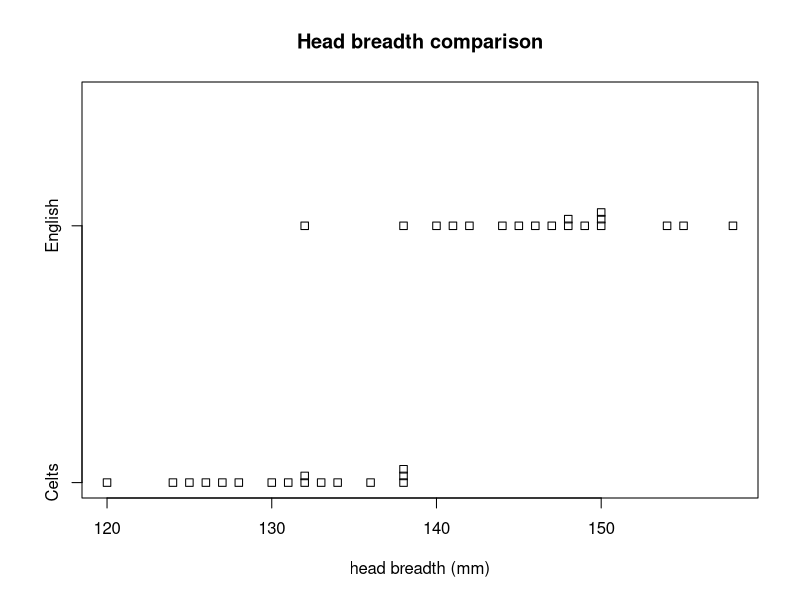
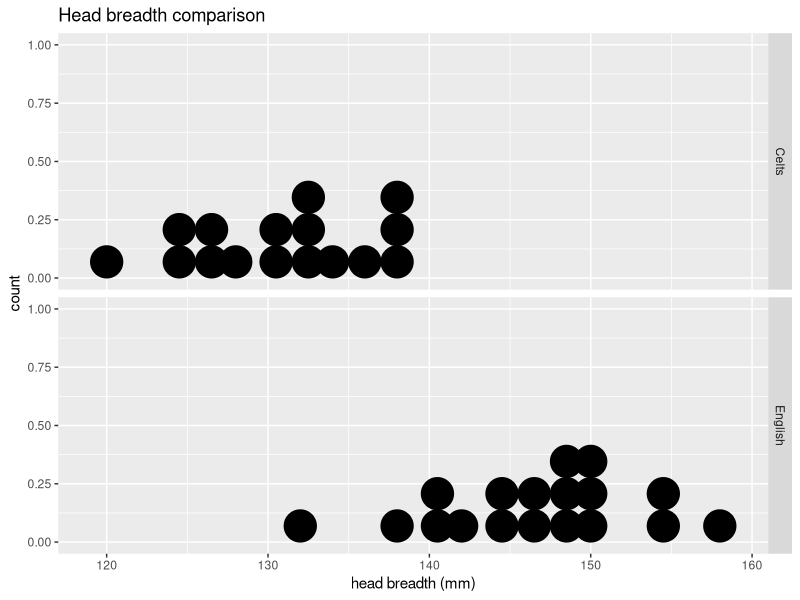
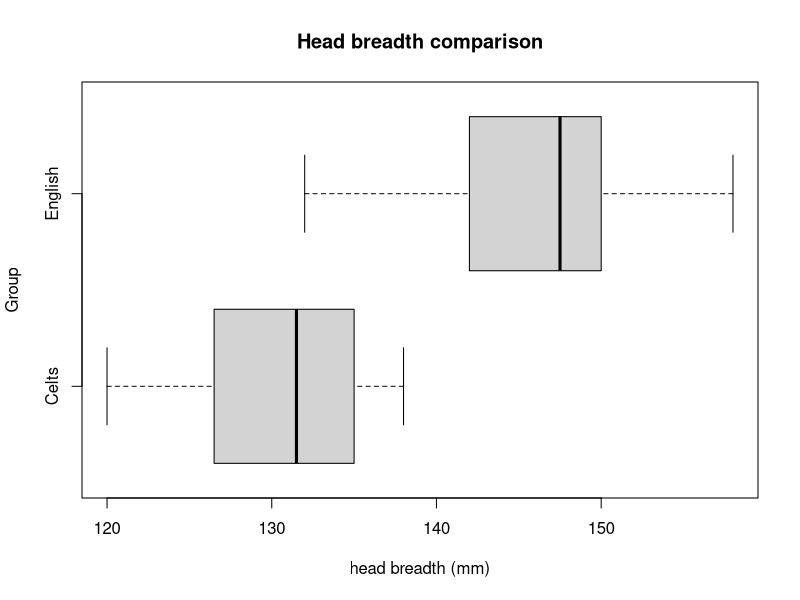
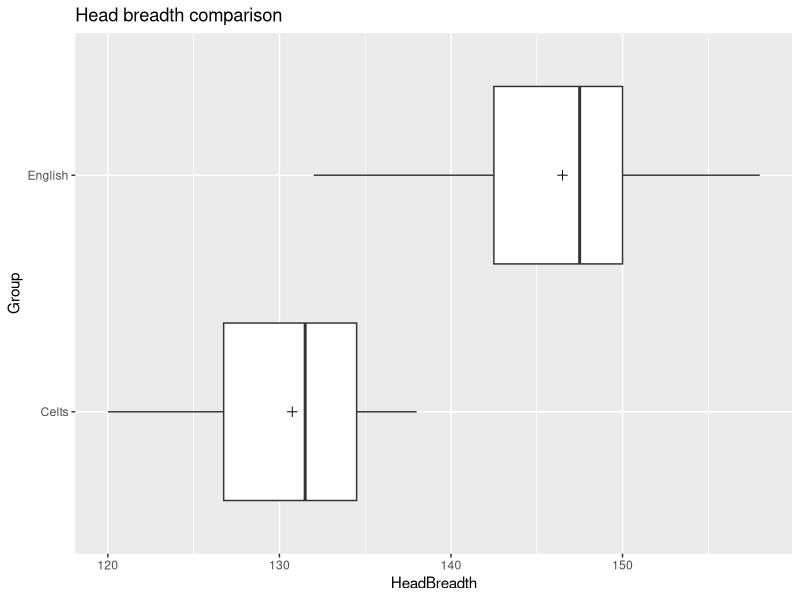
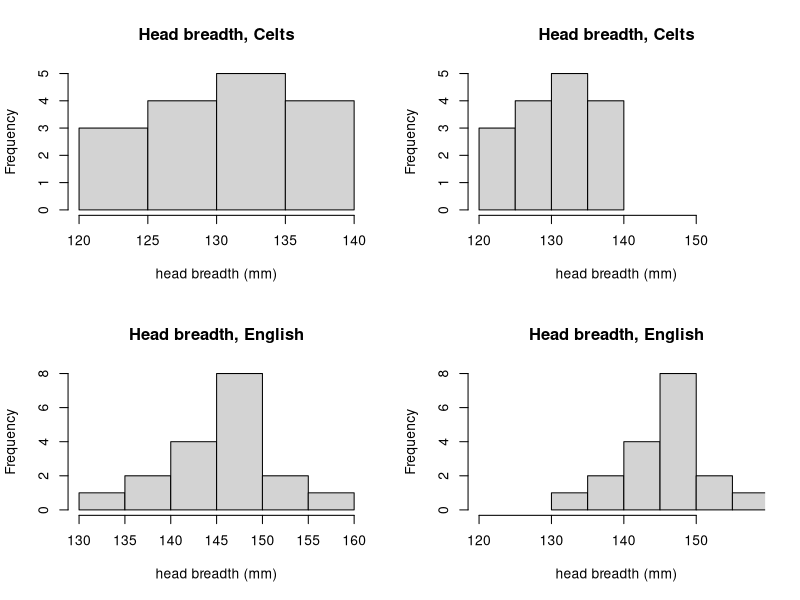
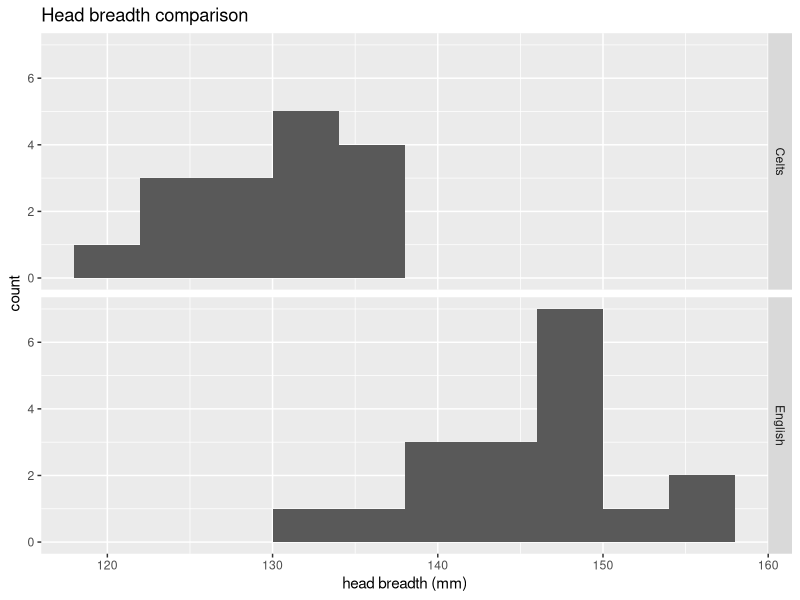
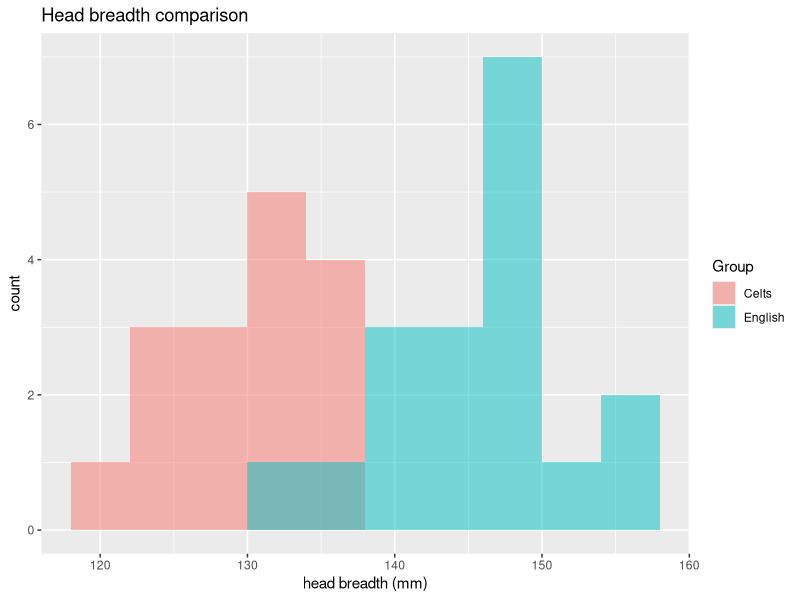
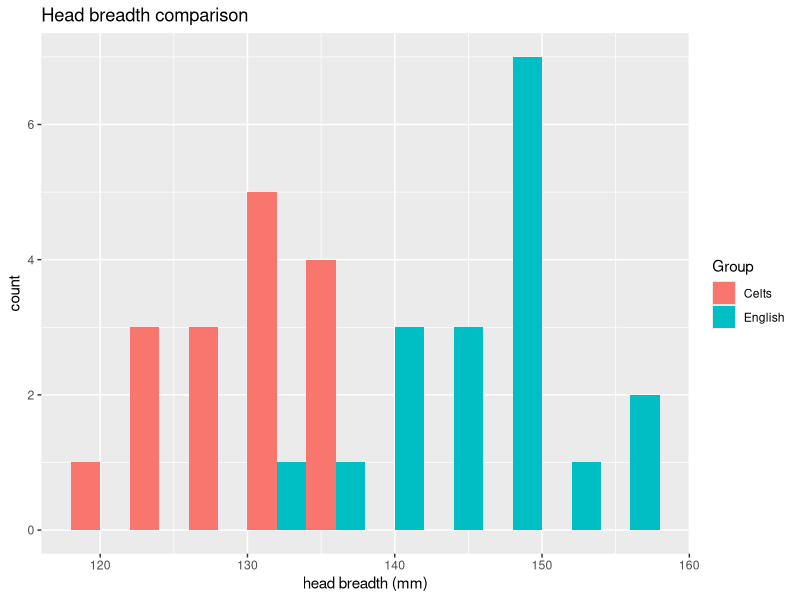

The R script that drew these images, in order: (Note: this script raises an error after producing the figures.)
english <- c(141, 148, 132, 138, 154, 142, 150, 146, 155, 158,
             150, 140, 147, 148, 144, 150, 149, 145)
celts <- c(133, 138, 130, 138, 134, 127, 128, 138, 136, 131,
           126, 120, 124, 132, 132, 125)
english
celts

HeadBreadth <- c(english, celts)
Group <- c(rep("English", length(english)), rep("Celts", length(celts)))
hb <- data.frame(HeadBreadth, Group)
hb

stripchart(HeadBreadth ~ Group, method = "stack", data = hb,
           main = "Head breadth comparison", xlab = "head breadth (mm)")

library(ggplot2)
p<- ggplot(hb,aes(x = HeadBreadth))
p<- p + geom_dotplot(binwidth = 2)
p<- p + facet_grid(Group ~ .)
p<- p + labs(title = "Head breadth comparison") + xlab("head breadth (mm)")
print(p)

boxplot(HeadBreadth ~ Group, method = "stack", data = hb,
        horizontal = TRUE,
        main = "Head breadth comparison", xlab = "head breadth (mm)")
p<- ggplot(hb, aes(x = Group, y = HeadBreadth))
p<- p+geom_boxplot( )
p<- p+stat_summary(fun.y = mean, geom = "point", shape = 3, size = 2 )
p<- p+coord_flip( )
p<- p+labs(title = "Head breadth comparison")
print(p)

par(mfcol=c(2,2))
hist(hb$HeadBreadth[(hb$Group == "Celts")],
     main = "Head breadth, Celts", xlab = "head breadth (mm)")
hist(hb$HeadBreadth[(hb$Group == "English")],
     main = "Head breadth, English", xlab = "head breadth (mm)")
hist(hb$HeadBreadth[(hb$Group == "Celts")], xlim = range(hb$HeadBreadth),
     main = "Head breadth, Celts", xlab = "head breadth (mm)")
hist(hb$HeadBreadth[(hb$Group == "English")],xlim = range(hb$HeadBreadth),
     main = "Head breadth, English", xlab = "head breadth (mm)")

p<- ggplot(hb, aes(x = HeadBreadth))
p<- p+geom_histogram(binwidth = 4 )
p<- p+facet_grid(Group ~ .)
p<- p+labs(title = "Head breadth comparison") + xlab("head breadth (mm)")
print(p)
p<- ggplot(hb, aes(x = HeadBreadth, fill=Group))
p<- p+geom_histogram(binwidth = 4, alpha = 0.5, position="identity")
p<- p+labs(title = "Head breadth comparison") + xlab("head breadth (mm)")
print(p)
p<- ggplot(hb, aes(x = HeadBreadth, fill=Group))
p<- p+geom_histogram(binwidth = 4, alpha = 1, position="dodge")
p<- p+labs(title = "Head breadth comparison") + xlab("head breadth (mm)")
print(p)

stem(english, scale = 2)
stem(celts, scale = 2)

summary(english)
summary(celts)
sd(english)
sd(celts)
IQR(english)
IQR(celts)
by(hb, Group, summary)

m1<-mean(celts)
s1<-sd(celts)
n1<-length(celts)
m2<-mean(english)
s2<-sd(english)
n2<-length(english)
c(m1,s1,n1)
c(m2,s2,n2)

sdpool<-sqrt(((n1-1)*s1^2+(n2-1)*s2^2)/(n1+n2-2))
sdpool
SEpool<-sdpool*sqrt(1/n1+1/n2)
SEpool
dfpool<-n1+n2-2
dfpool
t_pool<-(m1-m2)/SEpool
t_pool

SE_Sat<-sqrt(s1^2/n1+s2^2/n2)
SE_Sat
df_Sat <- (SE_Sat^2)^2/(s1^4/(n1^2*(n1-1))+s2^4/(n2^2*(n2-1)))
df_Sat
t_Sat<-(m1-m2)/SE_Sat
t_Sat

t.summary.eqvar<-t.test(celts, english, var.equal = TRUE)
t.summary.eqvar
t.summary.uneqvar<-t.test(HeadBreadth~Group, data = hb, var.equal = FALSE)
t.summary.uneqvar

bs.two.samp.diff.dist<-function(dat1, dat2, N = 1e4){
  n1<-length(dat1);
  n2<-length(dat2);
  sam1<-matrix(sample(dat1,size=N*n1,replace=TRUE),ncol=N);
  sam2<-matrix(sample(dat2,size=N*n2,replace=TRUE),ncol=N);
  sam1.mean<-colMeans(sam1);
  sam2.mean<-colMeans(sam2);
  diff.mean<-sam1.mean-sam2.mean;
  old.par<-par(no.readonly=TRUE)
  par(mfrow=c(3,1),mar=c(3,2,2,1),oma=c(1,1,1,1))
  hist(dat1,freq=FALSE,breaks=6
       ,main=paste("Sample 1","\n"
                   ,"n=",n1
                   ,",mean=",signif(mean(dat1),digits=5)
                   ,",sd=",signif(sd(dat1),digits=5))
       ,xlim=range(c(dat1,dat2)))
  points(density(dat1),type="l")
  rug(dat1)
  hist(dat2,freq=FALSE,breaks = 6
       ,main=paste("Sample 2","\n"
                   ,"n=",n2
                   ,",mean=",signif(mean(dat2),digits=5)
                   ,",sd=",signif(sd(dat2),digits=5))
       ,xlim=range(c(dat1,dat2)))
  points(density(dat2),type="l")
  rug(dat2)
  hist(diff.mean,freq=FALSE,breaks=25
       ,mean=paste("Bootstrap sampling distribution of the difference in means","\n"
                   ,"mean=",signif(mean(diff.mean),digits=5)
                   ,",se=",signif(sd(diff.mean),digits=5)))
  points(density(diff.mean),type="l")
  x<-seq(min(diff.mean),max(diff.mean),length=1000)
  points(x,dnorm(x,mean=mean(diff.mean),sd=sd(diff.mean))
         ,type="l",lwd=2,col="red")
  rug(diff.mean)
  par(old.par)
}

bs.two.samp.diff.dist(celts,english)

men <- c(217, 123, 80, 140, 115, 135, 59, 126, 70, 63,
         147, 122, 108, 70)
women <- c(84, 87, 77, 84, 73, 66, 70, 35, 77, 73,
           56, 112, 56, 84, 80, 101, 66, 84)
level <- c(men, women)
sex <- c(rep("men", length(men)), rep("women", length(women)))
andro<- data.frame(level, sex)
andro
by(andro, sex, summary)
c(sd(men), sd(women), IQR(men), IQR(women), length(men), length(women))
p<- ggplot(andro, aes(x = sex, y = level, fill=sex))
p<- p+geom_boxplot( )
p<- p+stat_summary(fun = mean, geom = "point", shape = 3, size = 2 )
p<- p+labs(title = "Androstenedione Levels in Diabetics")
print(p)
p<- ggplot(andro, aes(x = level, fill=sex))
p<- p+geom_histogram(binwidth = 20, alpha = 0.5, position="identity")
p<- p+labs(title = "Androstenedione Levels in Diabetics") 
print(p)

bs.two.samp.diff.dist(men, women)

t.summary <- t.test(level ~ sex, data = andro, var.equal = FALSE)
t.summary 
t.dist.pval(t.summary)


a <- c(0.7, -1.6, -0.2, -1.2, 0.1, 3.4, 3.7, 0.8, 0.0, 2.0)
b <- c(1.9, 0.8, 1.1, 0.1, -0.1, 4.4, 5.5, 1.6, 4.6, 3.0)
d <- b - a;
sleep <- data.frame(a, b, d)
sleep
p<- ggplot(sleep, aes(x = a, y = b))
p<- p+geom_abline(intercept=0, slope=1,alpha=0.2)
p<- p+geom_point( )
p<- p+coord_equal( )
p<- p+labs(title = "Sleep hours gained on two sleep remedies: a vs b") 
print(p)

p1 <- ggplot(sleep, aes(x=d))
p1 <- p1+scale_x_continuous(limits = c(-5,+5))
p1 <- p1+geom_vline(xintercept =0, colour="#BB0000", linetype="dashed")
p1 <- p1+geom_histogram(aes(y=..density..),binwidth = 1,
                        colour="black", fill="white")
p1 <- p1+geom_density(alpha=0.1, fill="#FF6666")
p1 <- p1+geom_point(aes(y=-0.01),position = position_jitter(height = 0.005),alpha=1/5)
p1 <- p1+labs(title="Difference of sleep hours gained: d=b-a")

p2 <- ggplot(sleep, aes(x="d", y=d))
p2 <- p2+scale_y_continuous(limits = c(-5,+5))
p2 <- p2+geom_hline(yintercept =0, colour="#BB0000", linetype="dashed")
p2 <- p2+geom_violin(fill="gray50", alpha=1/2)
p2 <- p2+geom_boxplot(width=0.2, alpha=3/4)
p2 <- p2+coord_flip()

p3 <- ggplot(sleep, aes(x="d", y=d))
p3 <- p3+scale_y_continuous(limits = c(-5,+5))
p3 <- p3+geom_hline(yintercept =0, colour="#BB0000", linetype="dashed")
p3 <- p3+geom_boxplot()
p3 <- p3+coord_flip()

library(gridExtra)
grid.arrange(p1,p2,p3,ncol=1)
bs.one.samp.dist(sleep$d)

t.summary <- t.test(sleep$d)
t.summary
t.dist.pval(t.summary)









